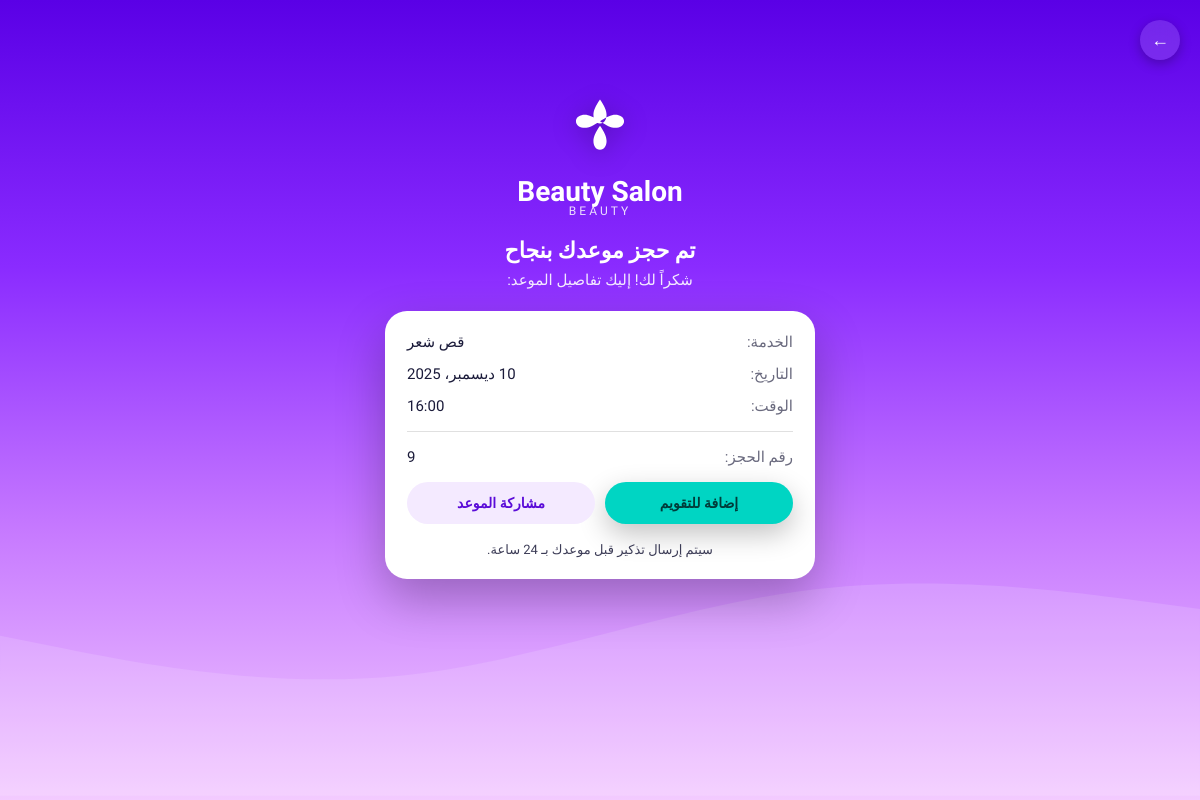
Screenshot of /bookings/success/ (signed in) with the database file from the repository.
### bookings/models.py (models this page shows, shortened)
class Booking(models.Model):
    STATUS_CHOICES = [
        ("pending", "قيد الانتظار"),
        ("confirmed", "مؤكد"),
        ("completed", "مكتمل"),
        ("canceled", "ملغي"),
    ]
    user = models.ForeignKey(
        CustomUser,
        on_delete=models.CASCADE,
        related_name="bookings"
    )
    service = models.CharField(max_length=200)
    date = models.DateField()
    time = models.ForeignKey(
        TimeSlot,
        on_delete=models.SET_NULL,
        null=True,
        related_name="bookings"
    )
    staff = models.CharField(
        max_length=100,
        blank=True,
        null=True,
        help_text="اسم الموظفة (اختياري)"
    )
    status = models.CharField(
        max_length=20,
        choices=STATUS_CHOICES,
        default="confirmed"
    )
    created_at = models.DateTimeField(auto_now_add=True)
    class Meta:
        ordering = ["-created_at"]
        verbose_name = "حجز"
        verbose_name_plural = "الحجوزات"

class TimeSlot(models.Model):
    time = models.TimeField()
    class Meta:
        ordering = ["time"]
        verbose_name = "وقت متاح"
        verbose_name_plural = "الأوقات المتاحة"

### bookings/views.py (the view)
# urls.py: path("success/", views.booking_success_view, name="booking_success"),
def booking_success_view(request):
    latest_booking = None
    if request.user.is_authenticated:
        latest_booking = Booking.objects.filter(user=request.user).order_by("-created_at").first()
    return render(request, "booking_success.html", {
        "booking": latest_booking
    })

### templates/booking_success.html (shortened to what this page needs)
{% load static %}
<!DOCTYPE html>
<html lang="ar" dir="rtl">
<head>
</head>
<body>
<button class="back-btn" onclick="history.back()">←</button>
<div class="screen">
    <div class="logo">
        <svg viewBox="0 0 64 64">
            <path d="M32 4c-4 6-6 10-6 14s2 8 6 8 6-4 6-8-2-8-6-14zm0 20c-6-4-10-6-14-6s-8 2-8 6 4 6 8 6 8-2 14-6zm0 0c6-4 10-6 14-6s8 2 8 6-4 6-8 6-8-2-14-6zm0 4c-4 6-6 10-6 14s2 8 6 8 6-4 6-8-2-8-6-14z"/>
        </svg>
        <div class="logo-title">Beauty Salon</div>
        <div class="logo-sub">BEAUTY</div>
    </div>
    <h2 class="success-title">تم حجز موعدك بنجاح</h2>
    <p class="success-text">شكراً لك! إليك تفاصيل الموعد:</p>
    <div class="card">
        <div class="row">
            <span>الخدمة:</span>
            <span>{{ booking.service }}</span>
        </div>
        <div class="row">
            <span>التاريخ:</span>
            <span>{{ booking.date }}</span>
        </div>
        <div class="row">
            <span>الوقت:</span>
            <span>{{ booking.time.time|time:"H:i" }}</span>
        </div>
        <div class="divider"></div>
        <div class="row">
            <span>رقم الحجز:</span>
            <span>{{ booking.id }}</span>
        </div>
        <div class="actions">
            <button class="btn btn-main">إضافة للتقويم</button>
            <button class="btn btn-ghost">مشاركة الموعد</button>
        </div>
        <div class="reminder">
            سيتم إرسال تذكير قبل موعدك بـ 24 ساعة.
        </div>
    </div>
</div>
<div class="waves">
    <svg viewBox="0 0 1440 320">
        <path fill="#ffffff" fill-opacity="0.33"
        d="M0,128L80,144C160,160,320,192,480,176C640,160,800,96,960,74.7C1120,53,1280,75,1360,85.3L1440,96V320H0Z"></path>
    </svg>
</div>
</body>
</html>

### templates/booking_success.html (style rules this page uses)
* { margin:0;padding:0;box-sizing:border-box; font-family:"Tajawal",sans-serif; }
body { background:linear-gradient(180deg,#5a00e6,#8a2bff,#c77aff,#f3cbff); min-height:100vh;color:#fff; display:flex;justify-content:center; padding:30px 14px; position:relative;overflow:hidden; }
.back-btn { position:absolute;top:20px;right:20px; width:40px;height:40px;border-radius:50%; display:flex;align-items:center;justify-content:center; border:none;font-size:18px;color:#fff; background:rgba(255,255,255,.14); backdrop-filter:blur(8px); box-shadow:0 4px 12px rgba(0,0,0,.25); cursor:pointer;transition:.25s; }
.screen { width:100%;max-width:430px;position:relative; }
.logo { text-align:center;margin-top:65px; animation:fadeLogo 1s ease; }
.logo svg { width:70px;height:70px;fill:#fff; filter:drop-shadow(0 4px 12px rgba(0,0,0,.25)); }
.logo-title { font-size:28px;font-weight:800;margin-top:6px; }
.logo-sub { font-size:12px;letter-spacing:3px;opacity:.85;margin-top:-4px; }
.success-title { text-align:center;font-size:22px;font-weight:800; margin:20px 0 8px; }
.success-text { text-align:center;font-size:15px;opacity:.9; }
.card { margin-top:22px;background:#fff;color:#1b1b3a; padding:22px;border-radius:22px; box-shadow:0 20px 48px rgba(0,0,0,.26); animation:fadeUp .6s ease; }
.row { display:flex;justify-content:space-between; margin-bottom:14px;font-size:15px; }
.row span:first-child { opacity:.65; }
.divider { height:1px;background:rgba(0,0,0,.12); margin:16px 0; }
.actions { margin-top:16px;display:flex;gap:10px; }
.btn { flex:1;border:none;padding:13px 0; border-radius:999px;cursor:pointer;font-weight:700; font-size:14px;transition:.25s; }
.btn-main { background:#00d5c3;color:#003c3a; box-shadow:0 10px 28px rgba(0,0,0,.24); }
.btn-ghost { background:#f4eaff;color:#5a0bd8; }
.reminder { margin-top:18px;text-align:center; font-size:13px;opacity:.85; }
.waves { position:absolute; bottom:0;width:100%;opacity:.40;z-index:-1; }
.waves svg { width:100%; }

### rows the page displays
Booking: service "قص شعر", date "10 ديسمبر، 2025", time.time "16:00", id "9"
